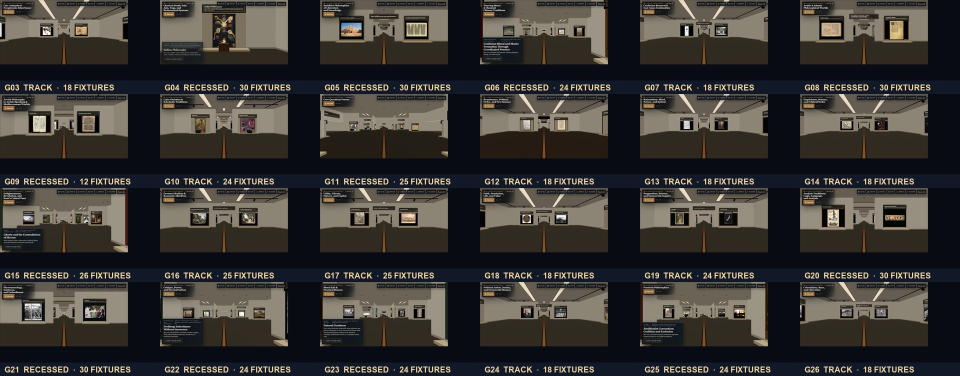
#> input picture artifacts/museum-lighting-rollout/phase-2/lighting-rollout-contact-sheet.jpg, 1920 x 752 px, given in place of gallery-03-forward.png, which was not available (shown at 1/2 size)
$ python renderMuseumLightingContactSheet.py
#> lines starting #> are read from the running program, lines starting #| are printed output that depends on the picture; pictures that were not available may be replaced by others from this repository, and a replacement may not be noted
from pathlib import Path

from PIL import Image, ImageDraw, ImageFont


ROOT = Path(__file__).resolve().parents[1]
SOURCE = ROOT / "artifacts" / "museum-lighting-rollout" / "phase-2" / "visual-validation"
OUTPUT = ROOT / "artifacts" / "museum-lighting-rollout" / "phase-2"
THUMBNAIL = (320, 161)
LABEL_HEIGHT = 27

GALLERIES = [
    (3, "track", 18), (4, "recessed", 30), (5, "recessed", 30),
    (6, "recessed", 24), (7, "track", 18), (8, "recessed", 30),
    (9, "recessed", 12), (10, "track", 24), (11, "recessed", 25),
    (12, "track", 18), (13, "track", 18), (14, "track", 18),
    (15, "recessed", 26), (16, "track", 25), (17, "track", 25),
    (18, "track", 18), (19, "track", 24), (20, "recessed", 30),
    (21, "recessed", 30), (22, "recessed", 24), (23, "recessed", 24),
    (24, "track", 18), (25, "recessed", 24), (26, "track", 18),
]
CEILING_GALLERIES = [3, 6, 11, 15, 22, 23, 25, 26]


def label_font(size: int = 16) -> ImageFont.ImageFont:
    for candidate in (
        Path("C:/Windows/Fonts/arialbd.ttf"),
        Path("/usr/share/fonts/truetype/dejavu/DejaVuSans-Bold.ttf"),
    ):
        if candidate.exists():
            return ImageFont.truetype(str(candidate), size)
    return ImageFont.load_default()


def render(entries, columns: int, output_name: str, suffix: str) -> None:
#> called with columns = 6, output_name = 'lighting-rollout-contact-sheet.jpg', suffix = 'forward'
    rows = (len(entries) + columns - 1) // columns
    canvas = Image.new("RGB", (columns * THUMBNAIL[0], rows * (THUMBNAIL[1] + LABEL_HEIGHT)), "#0b0f19")
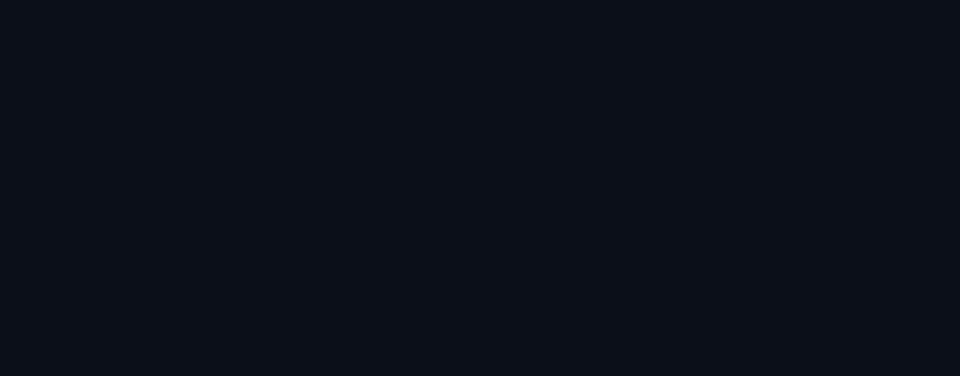
#> canvas: PIL image 1920x752 RGB (shown at 1/2 size); mean R, G, B 11, 15, 25
    draw = ImageDraw.Draw(canvas)
    font = label_font()
    for index, (number, system, fixture_count) in enumerate(entries):
        source = SOURCE / f"gallery-{number:02d}-{suffix}.png"
        with Image.open(source) as image:
#> image is the input picture: PIL image 1920x752 RGB; mean R, G, B 55.4, 53.1, 50.9
            tile = image.convert("RGB")
            tile.thumbnail(THUMBNAIL, Image.Resampling.LANCZOS)
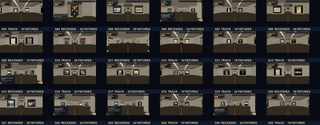
#> tile: PIL image 320x125 RGB; mean R, G, B 55.3, 53.1, 50.8
        column = index % columns
        row = index // columns
        left = column * THUMBNAIL[0]
        top = row * (THUMBNAIL[1] + LABEL_HEIGHT)
        canvas.paste(tile, (left, top))
        label = f"G{number:02d}  {system.upper()}  ·  {fixture_count} FIXTURES"
        draw.rectangle((left, top + THUMBNAIL[1], left + THUMBNAIL[0], top + THUMBNAIL[1] + LABEL_HEIGHT), fill="#111827")
        draw.text((left + 9, top + THUMBNAIL[1] + 5), label, font=font, fill="#f5d7a1")
#> pass 2 of the loop in render, `for index, (number, system, fixture_count) in enumerate(entries):`:
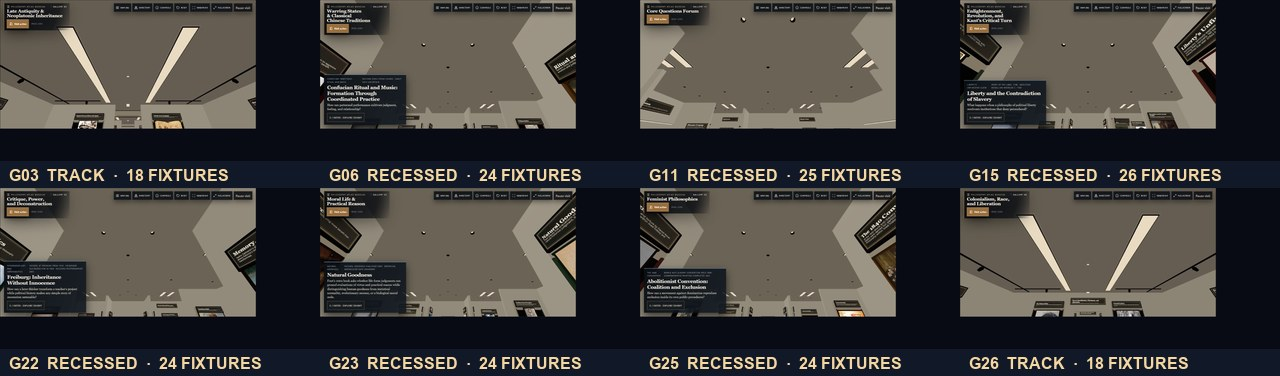
#> input picture artifacts/museum-lighting-rollout/phase-2/lighting-rollout-ceiling-contact-sheet.jpg, 1280 x 376 px, given in place of gallery-04-forward.png, which was not available
#> in render, image is the input picture: PIL image 1280x376 RGB; mean R, G, B 64.9, 62.8, 60.6
#> in render, `tile.thumbnail(THUMBNAIL, Image.Resampling.LANCZOS)`:
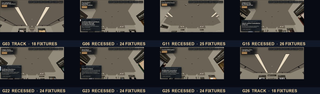
#> tile: PIL image 320x94 RGB; mean R, G, B 64.9, 62.8, 60.6
#> in render, `canvas.paste(tile, (left, top))`:
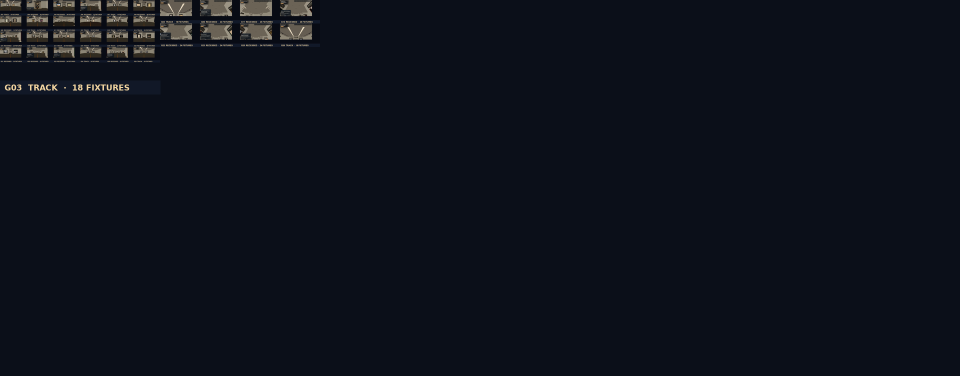
#> canvas: PIL image 1920x752 RGB (shown at 1/2 size); mean R, G, B 13.6, 17.3, 26.6
    canvas.save(OUTPUT / output_name, quality=88, optimize=True, progressive=True)


if __name__ == "__main__":
    OUTPUT.mkdir(parents=True, exist_ok=True)
#> (the run stopped early here; a loop or call above may not have finished)
